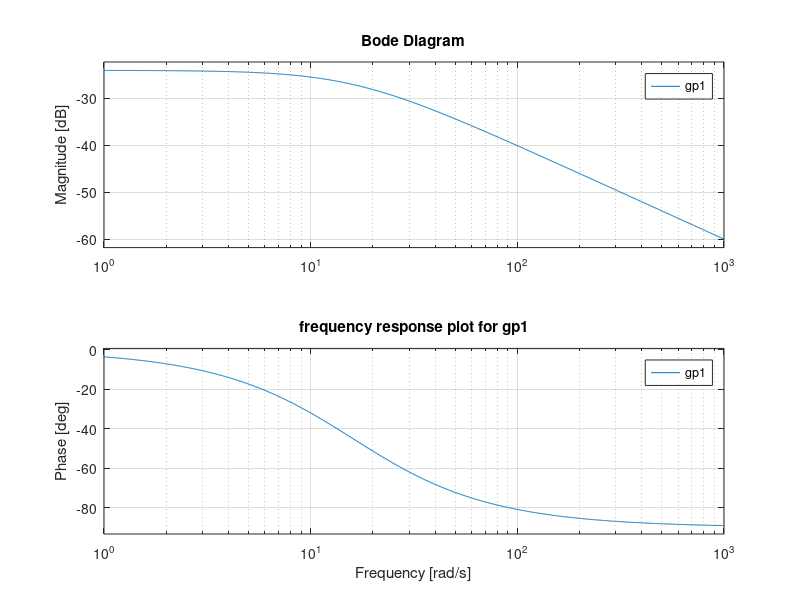
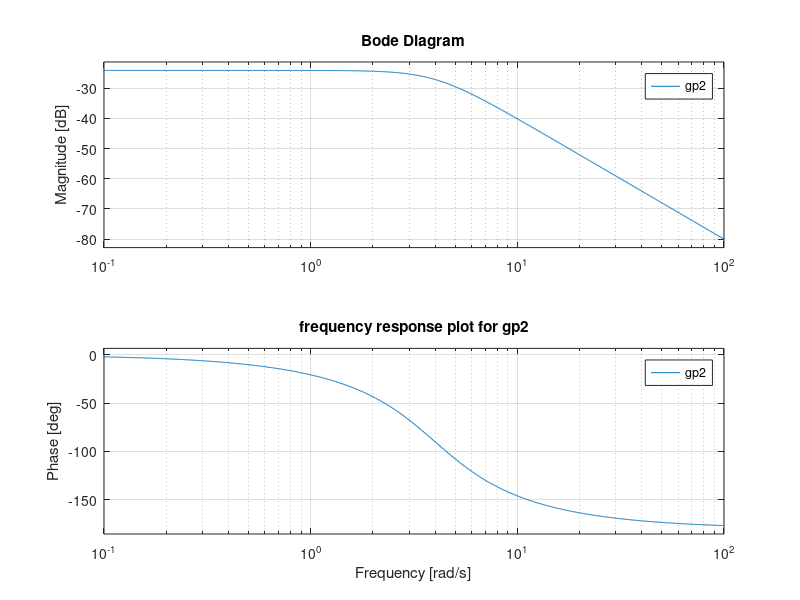

The MATLAB script that drew these images, in order:

gp1=tf (1, [1 16]);
bode(gp1)
title('frequency response plot for gp1')
figure
gp2=tf (1, [1 5.66 16]);
bode(gp2)
title('frequency response plot for gp2')